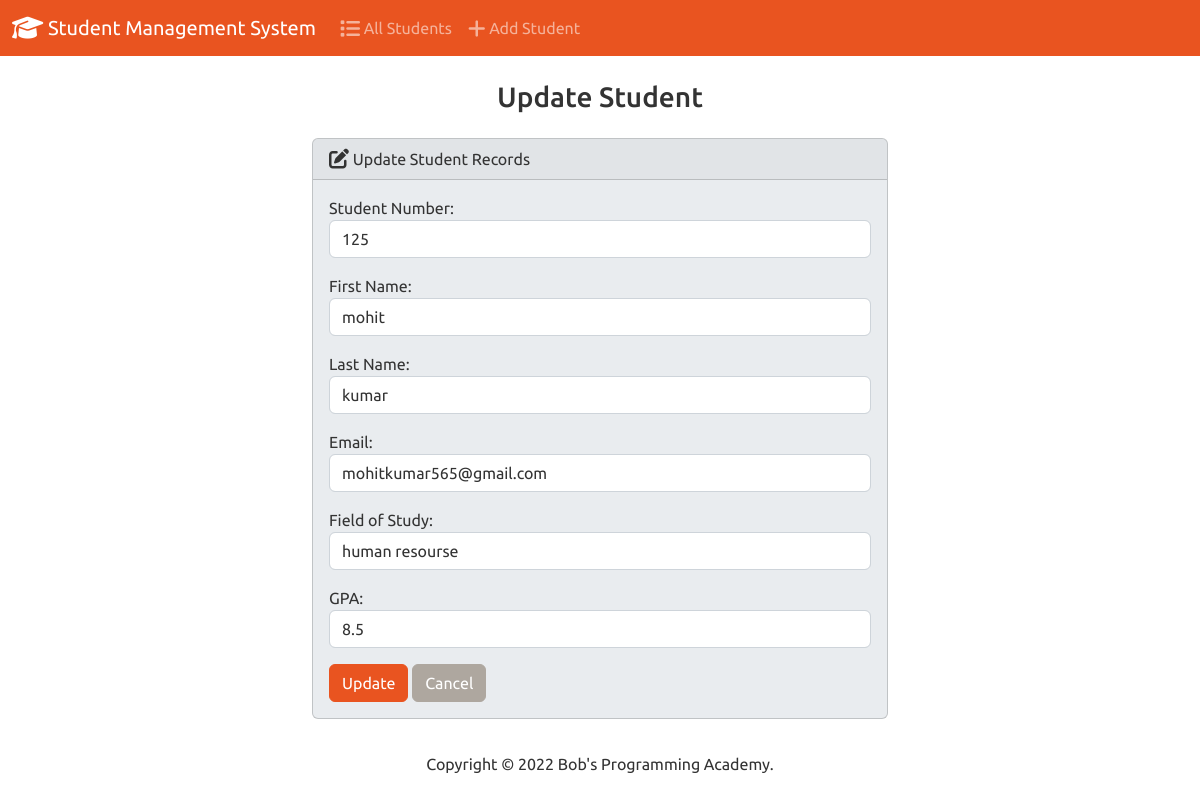
The page /edit/3/ on the database its author committed.
### students/models.py (models this page shows, shortened)
class Student(models.Model):
    student_number = models.PositiveIntegerField()
    first_name = models.CharField(max_length=50)
    last_name = models.CharField(max_length=50)
    email = models.EmailField(max_length=100)
    field_of_study = models.CharField(max_length=50)
    gpa = models.FloatField()

### students/views.py (the view)
# urls.py: path('edit/<int:id>/', views.edit, name='edit'),
def edit(request, id):
  if request.method == 'POST':
    student = Student.objects.get(pk=id)
    form = StudentForm(request.POST, instance=student)
    if form.is_valid():
      form.save()
      return render(request, 'students/edit.html', {
        'form': form,
        'success': True
      })
  else:
    student = Student.objects.get(pk=id)
    form = StudentForm(instance=student)
  return render(request, 'students/edit.html', {
    'form': form
  })

### students/forms.py
class StudentForm(forms.ModelForm):
  class Meta:
    model = Student
    fields = ['student_number', 'first_name', 'last_name', 'email', 'field_of_study', 'gpa']
    labels = {
      'student_number': 'Student Number',
      'first_name': 'First Name',
      'last_name': 'Last Name',
      'email': 'Email',
      'field_of_study': 'Field of Study',
      'gpa': 'GPA'
    }
    widgets = {
      'student_number': forms.NumberInput(attrs={'class': 'form-control'}),
      'first_name': forms.TextInput(attrs={'class': 'form-control'}),
      'last_name': forms.TextInput(attrs={'class': 'form-control'}),
      'email': forms.EmailInput(attrs={'class': 'form-control'}),
      'field_of_study': forms.TextInput(attrs={'class': 'form-control'}),
      'gpa': forms.NumberInput(attrs={'class': 'form-control'}),
    }

### students/templates/students/edit.html (shortened to what this page needs)
{% extends "students/base.html" %}
{% block body %}
  <h3 class="text-center m-4">Update Student</h3>
  {% if success %}
    <div class="alert alert-success" role="alert">
      The student updated successfully.
      <a href="{% url 'index' %}" class="alert-link">Go to Home Page.</a>
    </div>
  {% else %}
    <div class="row justify-content-center">
      <div class="col-6">
        <div class="card bg-light mb-3">
          <div class="card-header">
            <i class="fa-solid fa-pen-to-square fa-lg"></i> Update Student Records
          </div>
          <div class="card-body">
            <form action="" method="POST">
              {{ form.as_p }}
              <button type="submit" class="btn btn-primary">Update</button>
              <a href="{% url 'index' %}" class="btn btn-secondary">Cancel</a>
            </form>
          </div>
        </div>
      </div>
    </div>
  {% endif %}
{% endblock %}

### rows shown on the page
Student: student_number "125", first_name "mohit", last_name "kumar", email "mohitkumar565@gmail.com", field_of_study "human resourse", gpa "8.5"
